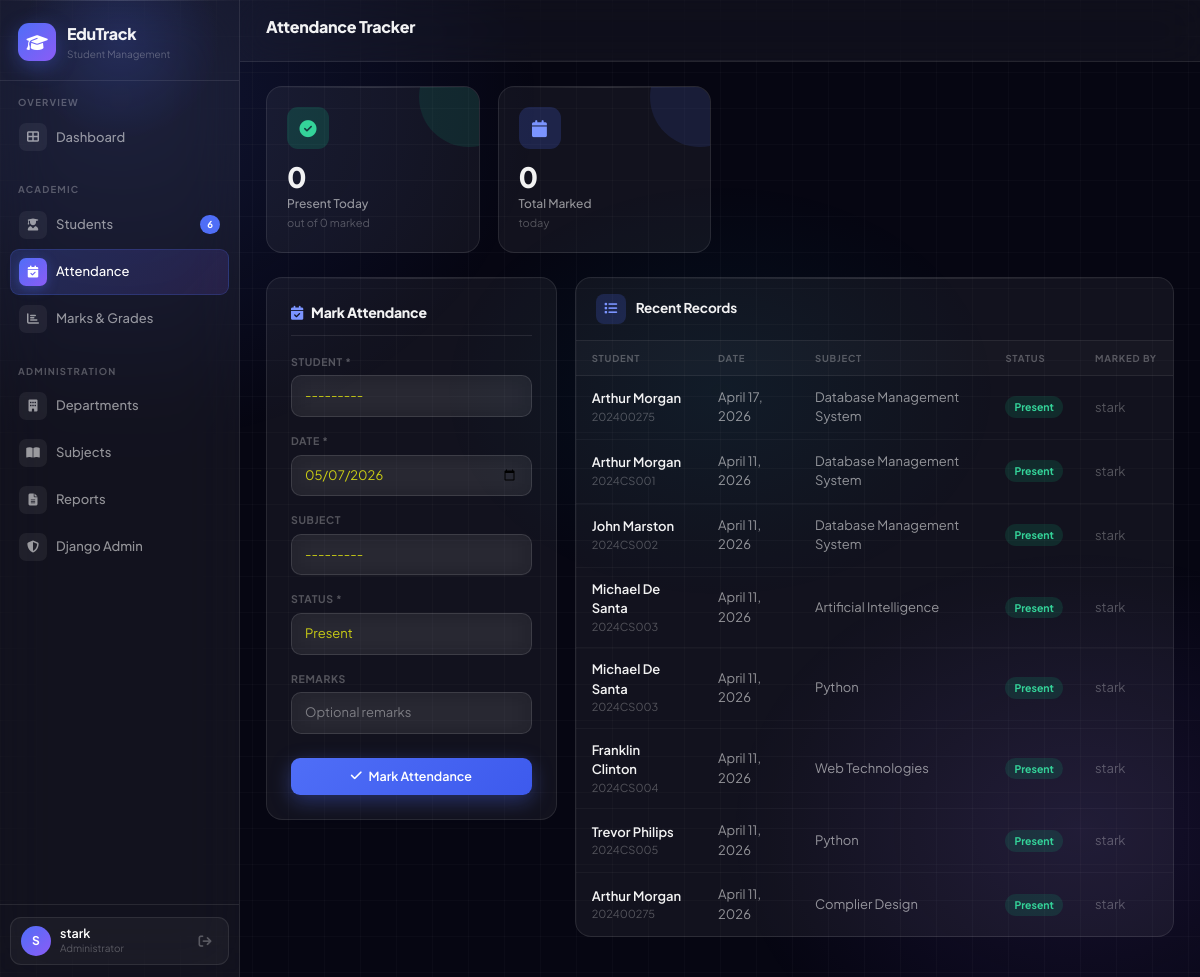
Page /attendance/ (signed in) on the committed database.
### students/models.py (models this page shows, shortened)
class Attendance(models.Model):
    STATUS_CHOICES = [('present', 'Present'), ('absent', 'Absent'), ('leave', 'Leave')]
    student = models.ForeignKey(Student, on_delete=models.CASCADE, related_name='attendances')
    date = models.DateField()
    status = models.CharField(max_length=10, choices=STATUS_CHOICES, default='present')
    subject = models.ForeignKey(Subject, on_delete=models.SET_NULL, null=True, blank=True)
    remarks = models.CharField(max_length=200, blank=True)
    marked_by = models.ForeignKey(User, on_delete=models.SET_NULL, null=True)
    created_at = models.DateTimeField(auto_now_add=True)
    class Meta:
        unique_together = ['student', 'date', 'subject']
        ordering = ['-date']

class Student(models.Model):
    GENDER_CHOICES = [('M', 'Male'), ('F', 'Female'), ('O', 'Other')]
    YEAR_CHOICES = [(1, 'Year 1'), (2, 'Year 2'), (3, 'Year 3'), (4, 'Year 4')]
    STATUS_CHOICES = [('active', 'Active'), ('inactive', 'Inactive'), ('graduated', 'Graduated')]
    roll_number = models.CharField(max_length=20, unique=True)
    first_name = models.CharField(max_length=50)
    last_name = models.CharField(max_length=50)
    email = models.EmailField(unique=True)
    phone = models.CharField(max_length=15, blank=True)
    gender = models.CharField(max_length=1, choices=GENDER_CHOICES, default='M')
    date_of_birth = models.DateField(null=True, blank=True)
    department = models.ForeignKey(Department, on_delete=models.SET_NULL, null=True, related_name='students')
    year = models.IntegerField(choices=YEAR_CHOICES, default=1)
    address = models.TextField(blank=True)
    photo = models.FileField(upload_to='students/', null=True, blank=True)
    status = models.CharField(max_length=10, choices=STATUS_CHOICES, default='active')
    admission_date = models.DateField(auto_now_add=True)
    created_at = models.DateTimeField(auto_now_add=True)
    updated_at = models.DateTimeField(auto_now=True)
    def __str__(self):
        return f"{self.first_name} {self.last_name} ({self.roll_number})"
    def get_full_name(self):
        return f"{self.first_name} {self.last_name}"
    class Meta:
        ordering = ['roll_number']

class Subject(models.Model):
    name = models.CharField(max_length=100)
    code = models.CharField(max_length=10, unique=True)
    department = models.ForeignKey(Department, on_delete=models.CASCADE, related_name='subjects')
    max_marks = models.IntegerField(default=100)
    credits = models.IntegerField(default=3)
    def __str__(self):
        return f"{self.name} ({self.code})"
    class Meta:
        ordering = ['name']

### students/views.py (the view, shortened to what this page needs)
# urls.py: path('attendance/', views.attendance_list, name='attendance_list'),
@login_required
def attendance_list(request):
    attendances = Attendance.objects.select_related('student', 'subject').order_by('-date')[:100]
    form = AttendanceForm(request.POST or None, initial={'date': date.today()})
    today = date.today()
    today_total = Attendance.objects.filter(date=today).count()
    today_present = Attendance.objects.filter(date=today, status='present').count()
    context = {
        'attendances': attendances,
        'form': form,
        'today_total': today_total,
        'today_present': today_present,
    }
    return render(request, 'students/attendance.html', context)

### students/forms.py
class AttendanceForm(forms.ModelForm):
    class Meta:
        model = Attendance
        fields = ['student', 'date', 'status', 'subject', 'remarks']
        widgets = {
            'student': forms.Select(attrs={'class': 'form-select'}),
            'date': forms.DateInput(attrs={'class': 'form-control', 'type': 'date'}),
            'status': forms.Select(attrs={'class': 'form-select'}),
            'subject': forms.Select(attrs={'class': 'form-select'}),
            'remarks': forms.TextInput(attrs={'class': 'form-control', 'placeholder': 'Optional remarks'}),
        }

### students/context_processors.py (called while the page is built)
def global_context(request):
    return {
        'total_students_count': Student.objects.count()
    }

### students/templates/students/attendance.html (shortened to what this page needs)
{% extends 'base.html' %}
{% block page_title %}Attendance Tracker{% endblock %}
{% block content %}
<div class="row g-3 mb-4">
  <div class="col-md-3">
    <div class="stat-card c-emerald">
      <div class="stat-icon si-emerald"><i class="fas fa-check-circle"></i></div>
      <div class="stat-value">{{ today_present }}</div>
      <div class="stat-label">Present Today</div>
      <div class="stat-sub">out of {{ today_total }} marked</div>
    </div>
  </div>
  <div class="col-md-3">
    <div class="stat-card c-brand">
      <div class="stat-icon si-brand"><i class="fas fa-calendar"></i></div>
      <div class="stat-value">{{ today_total }}</div>
      <div class="stat-label">Total Marked</div>
      <div class="stat-sub">today</div>
    </div>
  </div>
</div>
<div class="row g-3">
  <div class="col-md-4">
    <div class="form-glass">
      <div class="form-section-title"><i class="fas fa-calendar-check me-2" style="color:#7b94ff"></i>Mark Attendance</div>
      <form method="post">
        <div class="mb-3"><label class="form-label">Student *</label>{{ form.student }}</div>
        <div class="mb-3"><label class="form-label">Date *</label>{{ form.date }}</div>
        <div class="mb-3"><label class="form-label">Subject</label>{{ form.subject }}</div>
        <div class="mb-3"><label class="form-label">Status *</label>{{ form.status }}</div>
        <div class="mb-4"><label class="form-label">Remarks</label>{{ form.remarks }}</div>
        <button type="submit" class="btn-primary-glow w-100" style="justify-content:center">
          <i class="fas fa-check"></i> Mark Attendance
        </button>
      </form>
    </div>
  </div>
  <div class="col-md-8">
    <div class="glass-card mb-3">
      <div class="card-head">
        <div class="card-head-ico" style="background:rgba(79,110,247,0.2);color:#7b94ff"><i class="fas fa-list"></i></div>
        <span class="card-head-title">Recent Records</span>
      </div>
      <div style="overflow-x:auto">
        <table class="glass-table">
          <thead><tr><th>Student</th><th>Date</th><th>Subject</th><th>Status</th><th>Marked By</th></tr></thead>
          <tbody>
            {% for a in attendances %}
            <tr>
              <td>
                <div style="font-weight:600;color:var(--text-primary)">{{ a.student.get_full_name }}</div>
                <div style="font-size:11px;color:var(--text-muted)">{{ a.student.roll_number }}</div>
              </td>
              <td>{{ a.date }}</td>
              <td>{{ a.subject.name|default:"General" }}</td>
              <td>
                <span style="display:inline-block;padding:3px 9px;border-radius:20px;font-size:10.5px;font-weight:700;
                  background:{% if a.status == 'present' %}rgba(16,185,129,0.15){% elif a.status == 'absent' %}rgba(244,63,94,0.15){% else %}rgba(245,158,11,0.15){% endif %};
                  color:{% if a.status == 'present' %}#34d399{% elif a.status == 'absent' %}#f87171{% else %}#fbbf24{% endif %}">
                  {{ a.get_status_display }}
                </span>
              </td>
              <td style="color:var(--text-muted)">{{ a.marked_by.username|default:"—" }}</td>
            </tr>
            {% endfor %}
          </tbody>
        </table>
      </div>
    </div>
  </div>
</div>
{% endblock %}

### templates/base.html (shortened to what this page needs)
<!DOCTYPE html>
<html lang="en">
<head>
<link href="https://cdn.jsdelivr.net/npm/bootstrap@5.3.2/dist/css/bootstrap.min.css" rel="stylesheet">
<link href="https://cdnjs.cloudflare.com/ajax/libs/font-awesome/6.4.0/css/all.min.css" rel="stylesheet">
</head>
<body>
{% if user.is_authenticated %}
<div id="app">
  <aside class="sidebar">
    <div class="sidebar-header">
      <a href="{% url 'dashboard' %}" class="sidebar-logo">
        <div class="logo-mark"><i class="fas fa-graduation-cap"></i></div>
        <div>
          <div class="logo-name">EduTrack</div>
          <div class="logo-sub">Student Management</div>
        </div>
      </a>
    </div>
    <nav class="sidebar-nav">
      <div class="nav-section">
        <div class="nav-section-label">Overview</div>
        <a href="{% url 'dashboard' %}" class="nav-link {% if request.resolver_match.url_name == 'dashboard' %}active{% endif %}">
          <div class="nav-ico"><i class="fas fa-th-large"></i></div>
          Dashboard
        </a>
      </div>
      <div class="nav-section">
        <div class="nav-section-label">Academic</div>
        <a href="{% url 'student_list' %}" class="nav-link {% if 'student' in request.resolver_match.url_name %}active{% endif %}">
          <div class="nav-ico"><i class="fas fa-user-graduate"></i></div>
          Students
          <span class="nav-badge">{{ total_students_count }}</span>
        </a>
        <a href="{% url 'attendance_list' %}" class="nav-link {% if request.resolver_match.url_name == 'attendance_list' %}active{% endif %}">
          <div class="nav-ico"><i class="fas fa-calendar-check"></i></div>
          Attendance
        </a>
        <a href="{% url 'marks_list' %}" class="nav-link {% if request.resolver_match.url_name == 'marks_list' %}active{% endif %}">
          <div class="nav-ico"><i class="fas fa-chart-bar"></i></div>
          Marks & Grades
        </a>
      </div>
      <div class="nav-section">
        <div class="nav-section-label">Administration</div>
        <a href="{% url 'department_list' %}" class="nav-link {% if request.resolver_match.url_name == 'department_list' %}active{% endif %}">
          <div class="nav-ico"><i class="fas fa-building"></i></div>
          Departments
        </a>
        <a href="{% url 'subject_list' %}" class="nav-link {% if request.resolver_match.url_name == 'subject_list' %}active{% endif %}">
          <div class="nav-ico"><i class="fas fa-book-open"></i></div>
          Subjects
        </a>
        <a href="{% url 'reports' %}" class="nav-link {% if request.resolver_match.url_name == 'reports' %}active{% endif %}">
          <div class="nav-ico"><i class="fas fa-file-alt"></i></div>
          Reports
        </a>
        <a href="/admin/" class="nav-link" target="_blank">
          <div class="nav-ico"><i class="fas fa-shield-alt"></i></div>
          Django Admin
        </a>
      </div>
    </nav>
    <div class="sidebar-footer">
      <div class="user-tile">
        <div class="user-av">{{ user.username|first|upper }}</div>
        <div>
          <div class="user-name">{{ user.get_full_name|default:user.username }}</div>
          <div class="user-role">Administrator</div>
        </div>
        <a href="{% url 'logout' %}" class="logout-link" title="Sign out">
          <i class="fas fa-arrow-right-from-bracket"></i>
        </a>
      </div>
    </div>
  </aside>
  <div class="main-content">
    <header class="topbar">
      <h1 class="topbar-title">{% block page_title %}{% endblock %}</h1>
    </header>
    <main class="page-body">
      {% block content %}{% endblock %}
    </main>
  </div>
</div>
{% else %}
{% block auth_content %}{% endblock %}
{% endif %}
</body>
</html>

### rows in the picture
Attendance: student.get_full_name "Arthur Morgan", student.roll_number "202400275", date "April 17, 2026", subject.name "Database Management System", status "Present", marked_by.username "stark"
Attendance: student.get_full_name "Arthur Morgan", student.roll_number "2024CS001", date "April 11, 2026", subject.name "Database Management System", status "Present", marked_by.username "stark"
Attendance: student.get_full_name "John Marston", student.roll_number "2024CS002", date "April 11, 2026", subject.name "Database Management System", status "Present", marked_by.username "stark"
Attendance: student.get_full_name "Michael De Santa", student.roll_number "2024CS003", date "April 11, 2026", subject.name "Artificial Intelligence", status "Present", marked_by.username "stark"
Attendance: student.get_full_name "Michael De Santa", student.roll_number "2024CS003", date "April 11, 2026", subject.name "Python", status "Present", marked_by.username "stark"
Attendance: student.get_full_name "Franklin Clinton", student.roll_number "2024CS004", date "April 11, 2026", subject.name "Web Technologies", status "Present", marked_by.username "stark"
Attendance: student.get_full_name "Trevor Philips", student.roll_number "2024CS005", date "April 11, 2026", subject.name "Python", status "Present", marked_by.username "stark"
Attendance: student.get_full_name "Arthur Morgan", student.roll_number "202400275", date "April 11, 2026", subject.name "Complier Design", status "Present", marked_by.username "stark"

### other values in the picture
{{ total_students_count }} "6"
{{ user.username|first|upper }} "S"
{{ user.get_full_name|default:user.username }} "stark"
{{ today_present }} "0"
{{ today_total }} "0"
